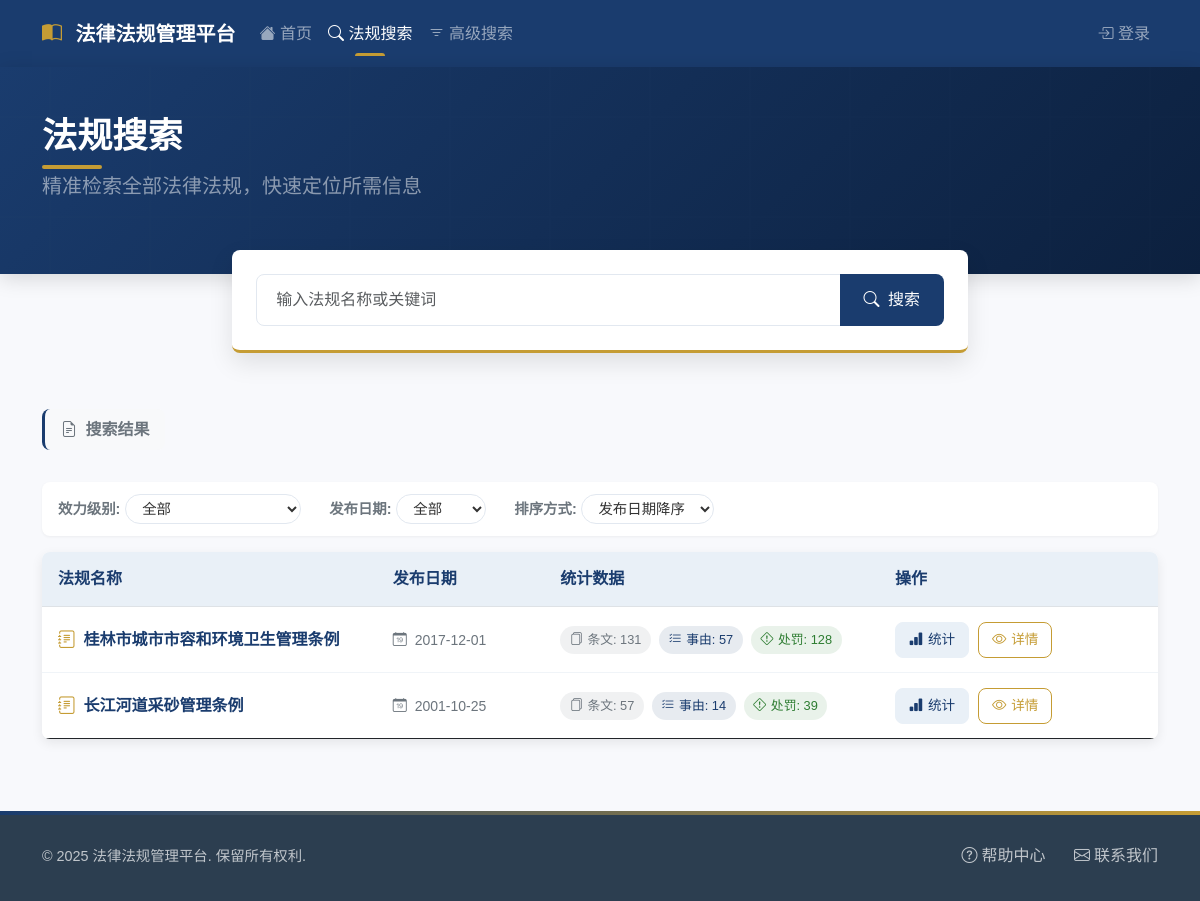
The app's page /search/regulations, older data.
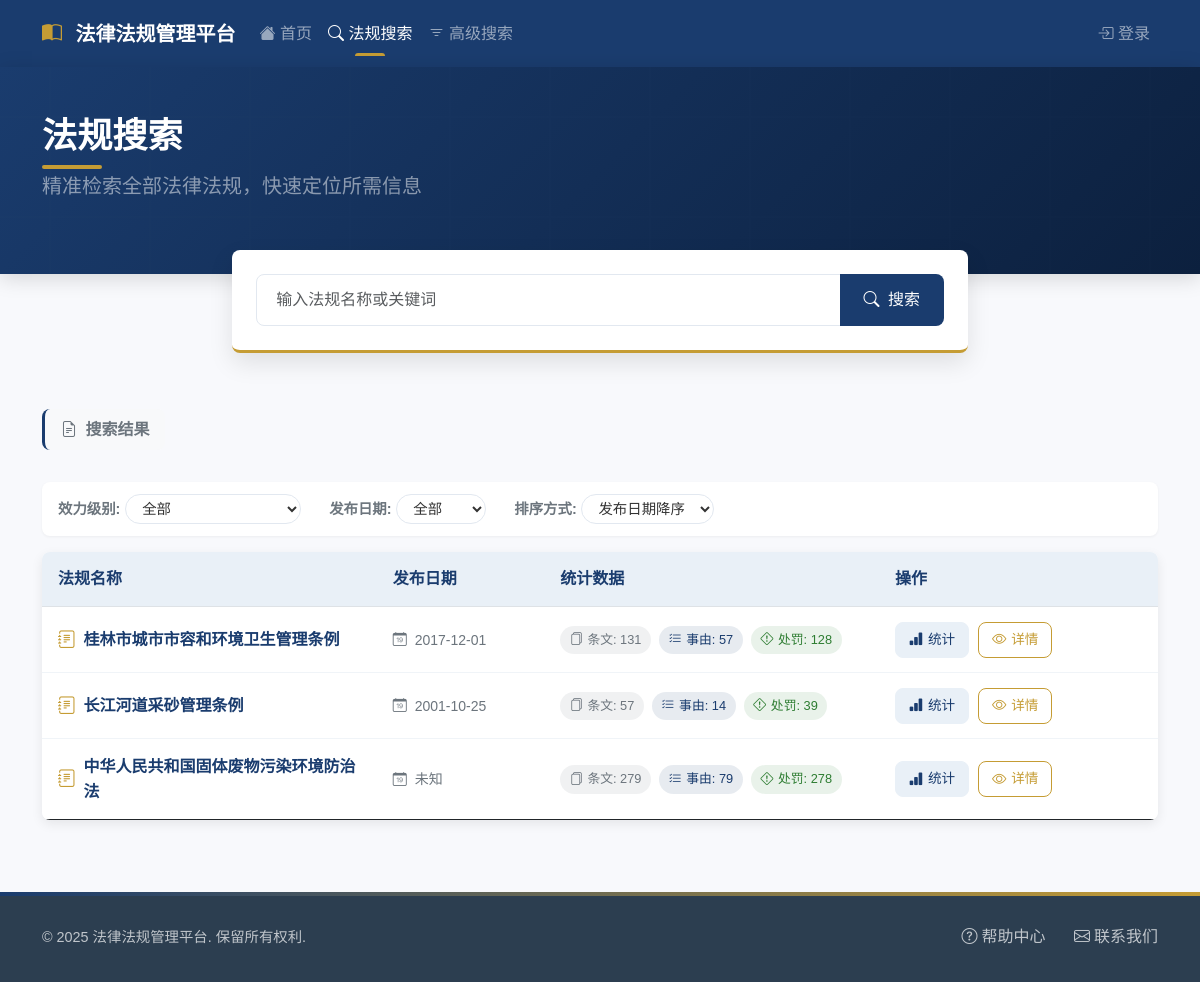
The same page, newer data.
### models.py (models this page shows)
class LegalRegulation(db.Model):
    id = db.Column(db.Integer, primary_key=True)
    name = db.Column(db.String(200), nullable=False, unique=True)  # 法规名称
    document_number = db.Column(db.String(100))  # 文号
    issued_by = db.Column(db.String(100))  # 通过机构
    approved_by = db.Column(db.String(100))  # 批准机构
    issued_date = db.Column(db.DateTime)  # 批准日期
    effective_date = db.Column(db.DateTime)  # 生效日期
    revision_date = db.Column(db.DateTime)  # 修订日期
    hierarchy_level = db.Column(db.String(50))  # 效力级别
    province = db.Column(db.String(50))  # 省
    city = db.Column(db.String(50))  # 市
    status = db.Column(db.String(20), default='active')  # 状态：active, archived
    structures = relationship('LegalStructure', back_populates='regulation', cascade='all, delete-orphan')
    causes = relationship('LegalCause', back_populates='regulation', cascade='all, delete-orphan')

### app.py (the view, shortened to what this page needs)
@app.route('/search/regulations')
def search_regulations():
    keyword = request.args.get('keyword', '')
    page = request.args.get('page', 1, type=int)
    per_page = 10
    query = LegalRegulation.query
    pagination = query.paginate(page=page, per_page=per_page, error_out=False)
    regulations = pagination.items
    return render_template('regulations/list.html',
                           regulations=regulations,
                           pagination=pagination,
                           keyword=keyword)

### app.py (called while the page is built)
def get_punishment_count(regulation_id):
    return db.session.query(LegalPunishment).\
        join(LegalCause).\
        filter(LegalCause.regulation_id == regulation_id).\
        count()

@app.context_processor
def utility_processor():
    return {
        'get_punishment_count': get_punishment_count
    }

### templates/regulations/list.html (shortened to what this page needs)
<!DOCTYPE html>
<html lang="zh">
<head>
    <link href="https://cdn.jsdelivr.net/npm/bootstrap@5.3.0/dist/css/bootstrap.min.css" rel="stylesheet">
    <link rel="stylesheet" href="https://cdn.jsdelivr.net/npm/bootstrap-icons@1.11.0/font/bootstrap-icons.css">
</head>
<body>
    <nav class="navbar navbar-expand-lg navbar-dark">
        <div class="container">
            <a class="navbar-brand" href="/">
                <i class="bi bi-book-half"></i> 法律法规管理平台
            </a>
            <div class="collapse navbar-collapse" id="navbarNav">
                <ul class="navbar-nav">
                    <li class="nav-item">
                        <a class="nav-link" href="/">
                            <i class="bi bi-house-fill"></i> 首页
                        </a>
                    </li>
                    <li class="nav-item">
                        <a class="nav-link active" href="/search/regulations">
                            <i class="bi bi-search"></i> 法规搜索
                        </a>
                    </li>
                    <li class="nav-item">
                        <a class="nav-link" href="/advanced_search">
                            <i class="bi bi-filter"></i> 高级搜索
                        </a>
                    </li>
                </ul>
                <ul class="navbar-nav ms-auto">
                    {% if current_user.is_authenticated %}
                    <li class="nav-item dropdown">
                        <a class="nav-link dropdown-toggle" href="#" role="button" data-bs-toggle="dropdown">
                            <i class="bi bi-person-circle"></i> {{ current_user.username }}
                        </a>
                        <ul class="dropdown-menu dropdown-menu-end">
                            <li><a class="dropdown-item" href="#"><i class="bi bi-person-gear"></i> 个人设置</a></li>
                            <li><hr class="dropdown-divider"></li>
                            <li><a class="dropdown-item" href="{{ url_for('logout') }}"><i class="bi bi-box-arrow-right"></i> 退出登录</a></li>
                        </ul>
                    </li>
                    {% else %}
                    <li class="nav-item">
                        <a class="nav-link" href="{{ url_for('login') }}">
                            <i class="bi bi-box-arrow-in-right"></i> 登录
                        </a>
                    </li>
                    {% endif %}
                </ul>
            </div>
        </div>
    </nav>
    <header class="page-header">
        <div class="container">
            <div class="row align-items-center">
                <div class="col-lg-6">
                    <h1 class="page-title">法规搜索</h1>
                    <p class="lead text-white-50">
                        精准检索全部法律法规，快速定位所需信息
                    </p>
                </div>
            </div>
        </div>
    </header>
    <div class="container">
        <div class="row justify-content-center">
            <div class="col-lg-8">
                <form action="{{ url_for('search_regulations') }}" method="get" class="search-container">
                    <div class="input-group">
                        <input type="text" class="form-control search-input"
                               name="keyword"
                               placeholder="输入法规名称或关键词"
                               value="{{ keyword or '' }}">
                        <button class="btn search-btn" type="submit">
                            <i class="bi bi-search me-1"></i> 搜索
                        </button>
                    </div>
                </form>
            </div>
        </div>
    </div>
    <section class="content-section">
        <div class="container">
            <div class="d-flex align-items-center mb-3">
                <span class="search-result-title">
                    <i class="bi bi-file-earmark-text me-1"></i> 搜索结果
                </span>
            </div>
            <div class="filter-options">
                <div class="filter-group d-flex align-items-center me-3">
                    <span class="filter-label">效力级别:</span>
                    <select class="filter-select" name="level">
                        <option value="">全部</option>
                    </select>
                </div>
                <div class="filter-group d-flex align-items-center me-3">
                    <span class="filter-label">发布日期:</span>
                    <select class="filter-select" name="date">
                        <option value="">全部</option>
                    </select>
                </div>
                <div class="filter-group d-flex align-items-center">
                    <span class="filter-label">排序方式:</span>
                    <select class="filter-select" name="sort">
                        <option value="date_desc">发布日期降序</option>
                    </select>
                </div>
            </div>
            {% if regulations %}
            <div class="regulations-table-container">
                <table class="table regulations-table mb-0">
                    <thead>
                        <tr>
                            <th style="width: 30%">法规名称</th>
                            <th style="width: 15%">发布日期</th>
                            <th style="width: 30%">统计数据</th>
                            <th style="width: 25%">操作</th>
                        </tr>
                    </thead>
                    <tbody>
                        {% for regulation in regulations %}
                        <tr>
                            <td>
                                <div class="regulation-name">
                                    <i class="bi bi-journal-text"></i>
                                    {{ regulation.name }}
                                </div>
                            </td>
                            <td>
                                <div class="text-secondary small">
                                    <i class="bi bi-calendar-date me-1"></i>
                                    {{ regulation.issued_date.strftime('%Y-%m-%d') if regulation.issued_date else '未知' }}
                                </div>
                            </td>
                            <td>
                                <div class="stat-badges">
                                    <span class="stat-badge">
                                        <i class="bi bi-files"></i>条文: {{ regulation.structures|length }}
                                    </span>
                                    <span class="stat-badge primary">
                                        <i class="bi bi-list-check"></i>事由: {{ regulation.causes|length }}
                                    </span>
                                    <span class="stat-badge success">
                                        <i class="bi bi-exclamation-diamond"></i>处罚: {{ get_punishment_count(regulation.id) }}
                                    </span>
                                </div>
                            </td>
                            <td>
                                <a href="{{ url_for('regulation_stats', regulation_id=regulation.id) }}"
                                   class="action-btn stats-btn">
                                    <i class="bi bi-bar-chart-fill"></i> 统计
                                </a>
                                <a href="{{ url_for('regulation_detail', regulation_id=regulation.id) }}"
                                   class="action-btn detail-btn">
                                    <i class="bi bi-eye"></i> 详情
                                </a>
                            </td>
                        </tr>
                        {% endfor %}
                    </tbody>
                </table>
            </div>
            {% endif %}
        </div>
    </section>
    <footer>
        <div class="container">
            <div class="footer-content">
                <p class="copyright mb-0">&copy; 2025 法律法规管理平台. 保留所有权利.</p>
                <div class="footer-links">
                    <a href="#"><i class="bi bi-question-circle me-1"></i>帮助中心</a>
                    <a href="#"><i class="bi bi-envelope me-1"></i>联系我们</a>
                </div>
            </div>
        </div>
    </footer>
</body>
</html>

Row changes from the older to the newer data that the page shows:
added LegalRegulation: name "中华人民共和国固体废物污染环境防治法", issued_date "未知", structures|length "279", causes|length "79", get_punishment_count "278"
